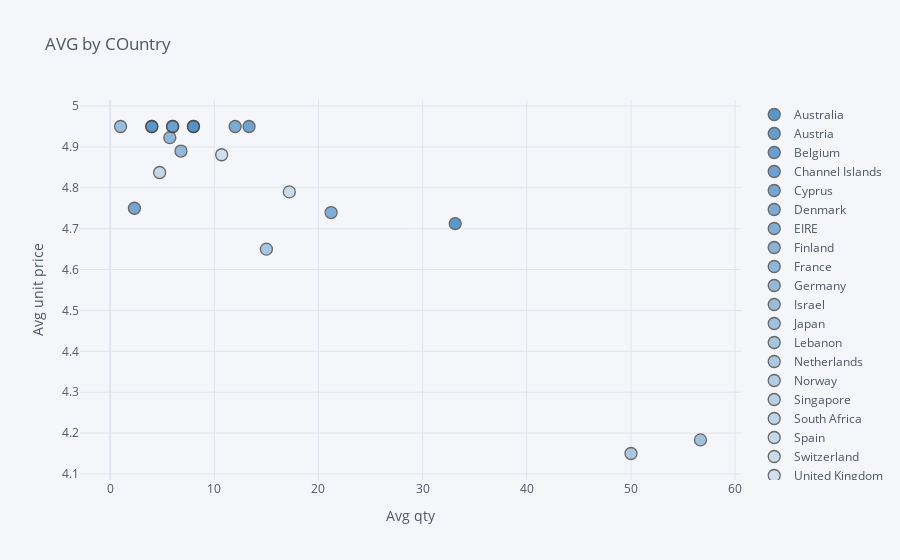

Here is the notebook cell this chart was saved with:
### Markdown cell above
## 3. Create an interactive scatter plot showing the relationship between average quantity (x-axis) and average unit price (y-axis) for the product PARTY BUNTING with the plot points color-coded by country (categories).

### Code cell
data=df.loc[df.Description=='PARTY BUNTING']

data=data.groupby('Country').mean()

data=data[['Quantity', 'UnitPrice']]

data.reset_index(inplace=True)


data.iplot(x='Quantity', 
           y='UnitPrice', 
           categories='Country',
           xTitle='Avg qty', 
           yTitle='Avg unit price',
           color='blue', 
           title='AVG by COuntry')

### Figure 1 — Plotly figure (JSON) as saved in the notebook; plotly's stock layout.template omitted (floating-point values rounded to 4 significant figures)
{"data": [{"marker": {"color": "rgba(55, 128, 191, 1.0)", "line": {"width": 1.3}, "opacity": 0.8, "size": 12, "symbol": "circle"}, "mode": "markers", "name": "Australia", "textfont": {"color": "#4D5663"}, "type": "scatter", "x": [33.12], "y": [4.713]}, {"marker": {"color": "rgba(55, 128, 191, 0.96)", "line": {"width": 1.3}, "opacity": 0.8, "size": 12, "symbol": "circle"}, "mode": "markers", "name": "Austria", "textfont": {"color": "#4D5663"}, "type": "scatter", "x": [8], "y": [4.95]}, {"marker": {"color": "rgba(55, 128, 191, 0.9199999999999999)", "line": {"width": 1.3}, "opacity": 0.8, "size": 12, "symbol": "circle"}, "mode": "markers", "name": "Belgium", "textfont": {"color": "#4D5663"}, "type": "scatter", "x": [4], "y": [4.95]}, {"marker": {"color": "rgba(55, 128, 191, 0.8799999999999999)", "line": {"width": 1.3}, "opacity": 0.8, "size": 12, "symbol": "circle"}, "mode": "markers", "name": "Channel Islands", "textfont": {"color": "#4D5663"}, "type": "scatter", "x": [13.33], "y": [4.95]}, {"marker": {"color": "rgba(55, 128, 191, 0.8399999999999999)", "line": {"width": 1.3}, "opacity": 0.8, "size": 12, "symbol": "circle"}, "mode": "markers", "name": "Cyprus", "textfont": {"color": "#4D5663"}, "type": "scatter", "x": [2.333], "y": [4.75]}, {"marker": {"color": "rgba(55, 128, 191, 0.8)", "line": {"width": 1.3}, "opacity": 0.8, "size": 12, "symbol": "circle"}, "mode": "markers", "name": "Denmark", "textfont": {"color": "#4D5663"}, "type": "scatter", "x": [12], "y": [4.95]}, {"marker": {"color": "rgba(55, 128, 191, 0.76)", "line": {"width": 1.3}, "opacity": 0.8, "size": 12, "symbol": "circle"}, "mode": "markers", "name": "EIRE", "textfont": {"color": "#4D5663"}, "type": "scatter", "x": [21.21], "y": [4.739]}, {"marker": {"color": "rgba(55, 128, 191, 0.72)", "line": {"width": 1.3}, "opacity": 0.8, "size": 12, "symbol": "circle"}, "mode": "markers", "name": "Finland", "textfont": {"color": "#4D5663"}, "type": "scatter", "x": [6], "y": [4.95]}, {"marker": {"color": "rgba(55, 128, 191, 0.6799999999999999)", "line": {"width": 1.3}, "opacity": 0.8, "size": 12, "symbol": "circle"}, "mode": "markers", "name": "France", "textfont": {"color": "#4D5663"}, "type": "scatter", "x": [5.727], "y": [4.923]}, {"marker": {"color": "rgba(55, 128, 191, 0.6399999999999999)", "line": {"width": 1.3}, "opacity": 0.8, "size": 12, "symbol": "circle"}, "mode": "markers", "name": "Germany", "textfont": {"color": "#4D5663"}, "type": "scatter", "x": [6.8], "y": [4.89]}, {"marker": {"color": "rgba(55, 128, 191, 0.5999999999999999)", "line": {"width": 1.3}, "opacity": 0.8, "size": 12, "symbol": "circle"}, "mode": "markers", "name": "Israel", "textfont": {"color": "#4D5663"}, "type": "scatter", "x": [1], "y": [4.95]}, {"marker": {"color": "rgba(55, 128, 191, 0.5599999999999998)", "line": {"width": 1.3}, "opacity": 0.8, "size": 12, "symbol": "circle"}, "mode": "markers", "name": "Japan", "textfont": {"color": "#4D5663"}, "type": "scatter", "x": [56.67], "y": [4.183]}, {"marker": {"color": "rgba(55, 128, 191, 0.5199999999999998)", "line": {"width": 1.3}, "opacity": 0.8, "size": 12, "symbol": "circle"}, "mode": "markers", "name": "Lebanon", "textfont": {"color": "#4D5663"}, "type": "scatter", "x": [15], "y": [4.65]}, {"marker": {"color": "rgba(55, 128, 191, 0.4799999999999998)", "line": {"width": 1.3}, "opacity": 0.8, "size": 12, "symbol": "circle"}, "mode": "markers", "name": "Netherlands", "textfont": {"color": "#4D5663"}, "type": "scatter", "x": [50], "y": [4.15]}, {"marker": {"color": "rgba(55, 128, 191, 0.44)", "line": {"width": 1.3}, "opacity": 0.8, "size": 12, "symbol": "circle"}, "mode": "markers", "name": "Norway", "textfont": {"color": "#4D5663"}, "type": "scatter", "x": [6], "y": [4.95]}, {"marker": {"color": "rgba(55, 128, 191, 0.39999999999999997)", "line": {"width": 1.3}, "opacity": 0.8, "size": 12, "symbol": "circle"}, "mode": "markers", "name": "Singapore", "textfont": {"color": "#4D5663"}, "type": "scatter", "x": [8], "y": [4.95]}, {"marker": {"color": "rgba(55, 128, 191, 0.35999999999999993)", "line": {"width": 1.3}, "opacity": 0.8, "size": 12, "symbol": "circle"}, "mode": "markers", "name": "South Africa", "textfont": {"color": "#4D5663"}, "type": "scatter", "x": [4], "y": [4.95]}, {"marker": {"color": "rgba(55, 128, 191, 0.3199999999999999)", "line": {"width": 1.3}, "opacity": 0.8, "size": 12, "symbol": "circle"}, "mode": "markers", "name": "Spain", "textfont": {"color": "#4D5663"}, "type": "scatter", "x": [4.75], "y": [4.838]}, {"marker": {"color": "rgba(55, 128, 191, 0.27999999999999986)", "line": {"width": 1.3}, "opacity": 0.8, "size": 12, "symbol": "circle"}, "mode": "markers", "name": "Switzerland", "textfont": {"color": "#4D5663"}, "type": "scatter", "x": [17.2], "y": [4.79]}, {"marker": {"color": "rgba(55, 128, 191, 0.23999999999999982)", "line": {"width": 1.3}, "opacity": 0.8, "size": 12, "symbol": "circle"}, "mode": "markers", "name": "United Kingdom", "textfont": {"color": "#4D5663"}, "type": "scatter", "x": [10.71], "y": [4.881]}], "layout": {"legend": {"bgcolor": "#F5F6F9", "font": {"color": "#4D5663"}}, "paper_bgcolor": "#F5F6F9", "plot_bgcolor": "#F5F6F9", "title": {"font": {"color": "#4D5663"}, "text": "AVG by COuntry"}, "xaxis": {"gridcolor": "#E1E5ED", "showgrid": true, "tickfont": {"color": "#4D5663"}, "title": {"font": {"color": "#4D5663"}, "text": "Avg qty"}, "zerolinecolor": "#E1E5ED"}, "yaxis": {"gridcolor": "#E1E5ED", "showgrid": true, "tickfont": {"color": "#4D5663"}, "title": {"font": {"color": "#4D5663"}, "text": "Avg unit price"}, "zerolinecolor": "#E1E5ED"}}}
